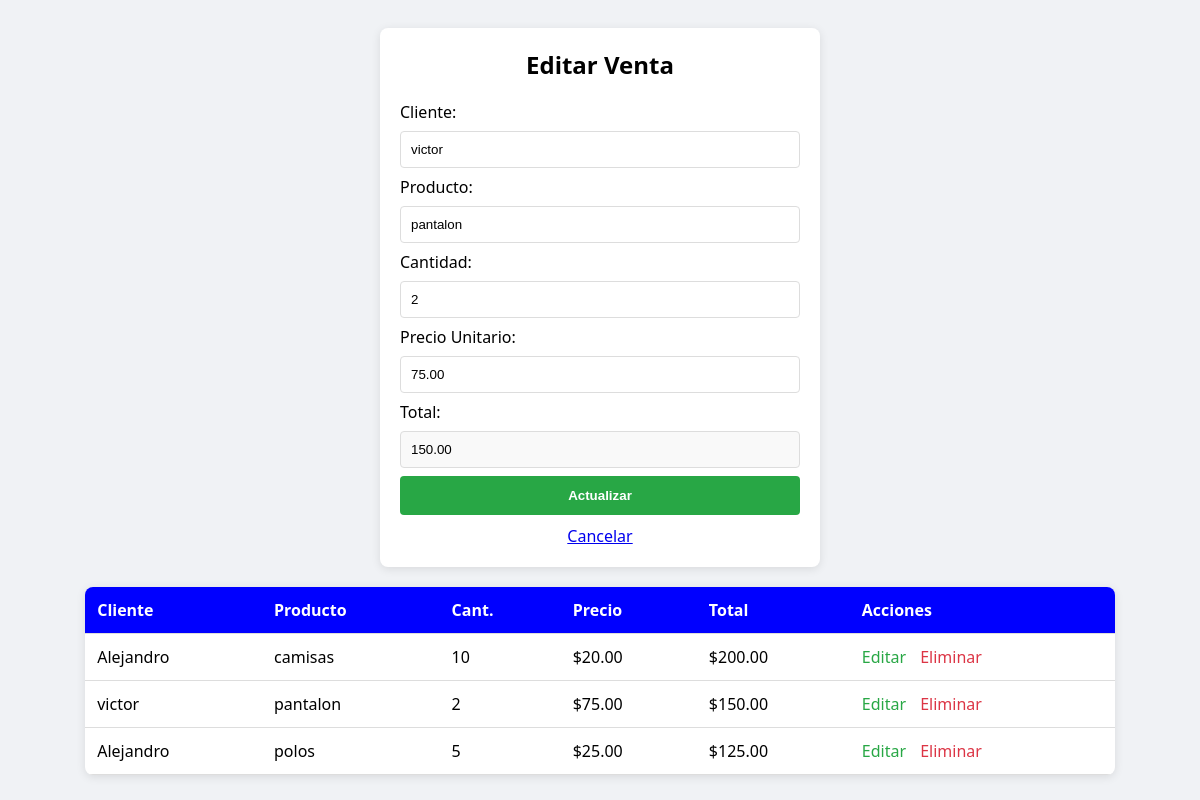
Page /index.php?edit=3 on the committed database.
### tables this page shows
CREATE TABLE `ventas` (
  `id` int NOT NULL AUTO_INCREMENT,
  `cliente` varchar(100) DEFAULT NULL,
  `producto` varchar(100) DEFAULT NULL,
  `cantidad` int DEFAULT NULL,
  `precio` decimal(10,2) DEFAULT NULL,
  `total` decimal(10,2) DEFAULT NULL,
  PRIMARY KEY (`id`)
);

### index.php (the view, shortened to what this page needs)
<!DOCTYPE html>
<html lang="es">
<head>
    <link rel="stylesheet" href="estilos.css">
</head>
<body>
    <?php
    $id = ""; $c = ""; $p = ""; $can = ""; $pre = ""; $tot = "";
    if (isset($_GET['edit'])) {
        $res = mysqli_query($conexion, "SELECT * FROM ventas WHERE id=" . $_GET['edit']);
        $row = mysqli_fetch_assoc($res);
        $id = $row['id']; $c = $row['cliente']; $p = $row['producto'];
        $can = $row['cantidad']; $pre = $row['precio']; $tot = $row['total'];
    }
    ?>
    <div class="card">
        <h2><?php echo $id ? "Editar Venta" : "Sistema de ventas"; ?></h2>
        <form action="<?php echo $id ? 'actualizar.php' : 'guardar.php'; ?>" method="POST">
            <label>Cliente:</label>
            <input type="text" name="cliente" value="<?php echo $c; ?>" required>
            <label>Producto:</label>
            <input type="text" name="producto" value="<?php echo $p; ?>" required>
            <label>Cantidad:</label>
            <input type="number" name="cantidad" id="cantidad" value="<?php echo $can; ?>" oninput="calcular()" required>
            <label>Precio Unitario:</label>
            <input type="number" step="0.01" name="precio" id="precio" value="<?php echo $pre; ?>" oninput="calcular()" required>
            <label>Total:</label>
            <input type="text" name="total" id="total" value="<?php echo $tot; ?>" readonly style="background:#f9f9f9">
            <button type="submit" class="<?php echo $id ? 'btn-update' : 'btn-save'; ?>">
                <?php echo $id ? "Actualizar" : "Registrar Venta"; ?>
            </button>
            <?php if($id) echo '<a href="index.php" style="display:block; text-align:center; margin-top:10px;">Cancelar</a>'; ?>
        </form>
    </div>
    <table>
        <thead>
            <tr>
                <th>Cliente</th><th>Producto</th><th>Cant.</th><th>Precio</th><th>Total</th><th>Acciones</th>
            </tr>
        </thead>
        <tbody>
            <?php
            $res = mysqli_query($conexion, "SELECT * FROM ventas");
            while($f = mysqli_fetch_assoc($res)): ?>
            <tr>
                <td><?php echo $f['cliente']; ?></td>
                <td><?php echo $f['producto']; ?></td>
                <td><?php echo $f['cantidad']; ?></td>
                <td>$<?php echo $f['precio']; ?></td>
                <td>$<?php echo $f['total']; ?></td>
                <td>
                    <a href="index.php?edit=<?php echo $f['id']; ?>" class="btn-edit">Editar</a>
                    <a href="eliminar.php?id=<?php echo $f['id']; ?>" class="btn-delete" onclick="return confirm('¿Borrar?')">Eliminar</a>
                </td>
            </tr>
            <?php endwhile; ?>
        </tbody>
    </table>
</body>
</html>

### estilos.css (style rules this page uses)
body { font-family: 'Segoe UI', sans-serif; background: #f0f2f5; display: flex; flex-direction: column; align-items: center; padding: 20px; }
.card { background: white; padding: 20px; border-radius: 8px; box-shadow: 0 2px 10px rgba(0, 0, 0, 0.1); width: 400px; margin-bottom: 20px; }
h2 { text-align: center; margin-top: 0; }
input { width: 100%; padding: 10px; margin: 8px 0; border: 1px solid #ddd; border-radius: 4px; box-sizing: border-box; }
button { width: 100%; padding: 12px; border: none; border-radius: 4px; color: white; font-weight: bold; cursor: pointer; }
.btn-update { background: #28a745; }
table { background: white; width: 90%; border-collapse: collapse; border-radius: 8px; overflow: hidden; box-shadow: 0 2px 10px rgba(0, 0, 0, 0.1); }
th, td { padding: 12px; text-align: left; border-bottom: 1px solid #ddd; }
th { background: #0000FF; color: white; }
.btn-edit { color: #28a745; text-decoration: none; margin-right: 10px; }
.btn-delete { color: #dc3545; text-decoration: none; }

### rows in the picture
ventas: cliente "victor", producto "pantalon", cantidad "2", precio "75.00", total "150.00"
ventas: cliente "Alejandro", producto "camisas", cantidad "10", precio "20.00", total "200.00"
ventas: cliente "Alejandro", producto "polos", cantidad "5", precio "25.00", total "125.00"
